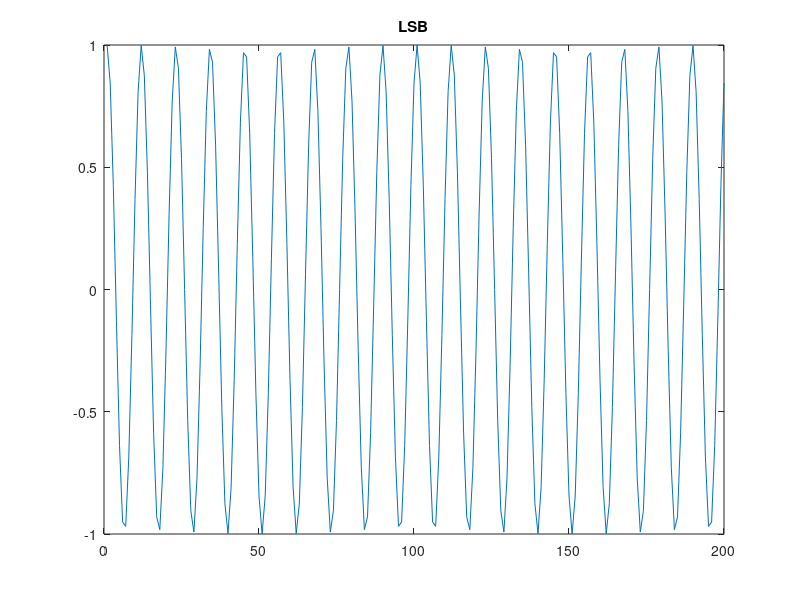

Here is the MATLAB script that generated this plot: (Note: this script raises an error after producing the figure.)
%Generating FM signal
clc
clear all;
close all;
%use orthogonal modulation generate modulated siganl
%You can see the original signal v in the code.
fc=1e4;                                                 %carrier frequency
fs=1e5;                                                 %sample frequency
T=1/fs;                                                 %sample time
L=200;                                                  %length of signal
t=(0:L-1)*T;                                            %time vector
A=1;                                                    %%Ampltitude
v=A*cos(2*pi*1000*t);                                   %modulation signal
xs=sin(2*pi*fc*t);
xc=cos(2*pi*fc*t);

I_SSB=v;
Q_SSB=imag(hilbert(v));                               %LSB
y_SSB=I_SSB.*xc+Q_SSB.*xs;

figure(1)
plot(y_SSB)
title('LSB');
figure(2)
plotSpectral(y_SSB,fs)

I_SSB=v;

Q_SSB=-imag(hilbert(v));                              %USB
y_SSB=I_SSB.*xc+Q_SSB.*xs;
figure(3)
plot(y_SSB)
title('USB');
figure(4)
plotSpectral(y_SSB,fs)
